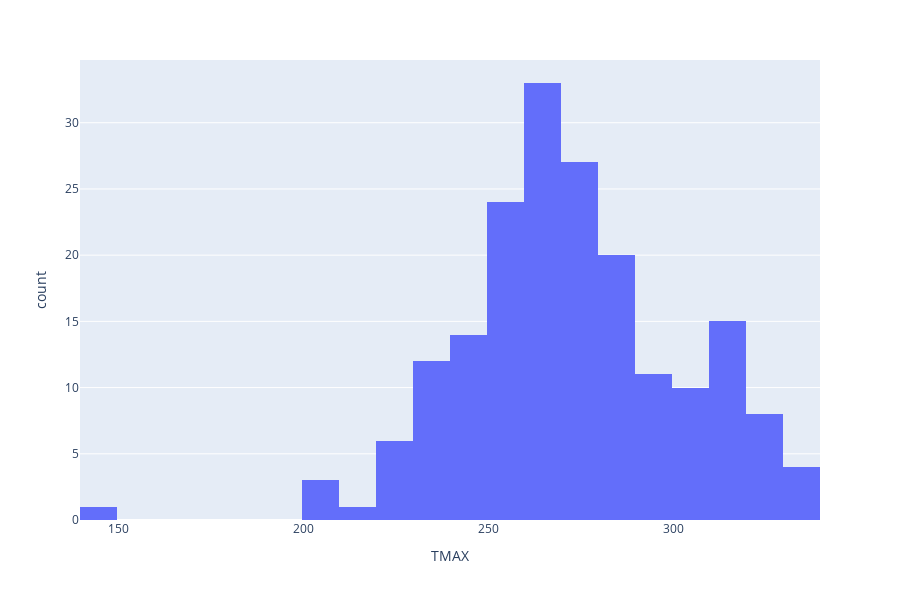

Notebook cell for this chart:
### Code cell
px.histogram(weather, x="TMAX").show()

### Figure 1 — Plotly figure (JSON) as saved in the notebook; plotly's stock layout.template omitted (floating-point values rounded to 4 significant figures; data arrays with more than 128 entries replaced by an {"elided": "..."} marker saying what was removed)
{"data": [{"alignmentgroup": "True", "bingroup": "x", "hoverlabel": {"namelength": 0}, "hovertemplate": "TMAX=%{x}<br>count=%{y}", "legendgroup": "", "marker": {"color": "#636efa"}, "name": "", "offsetgroup": "", "orientation": "v", "showlegend": false, "type": "histogram", "x": {"elided": "267 str values"}, "xaxis": "x", "yaxis": "y"}], "layout": {"barmode": "relative", "height": 600, "legend": {"tracegroupgap": 0}, "margin": {"t": 60}, "xaxis": {"anchor": "y", "domain": [0, 1], "title": {"text": "TMAX"}}, "yaxis": {"anchor": "x", "domain": [0, 1], "title": {"text": "count"}}}}
